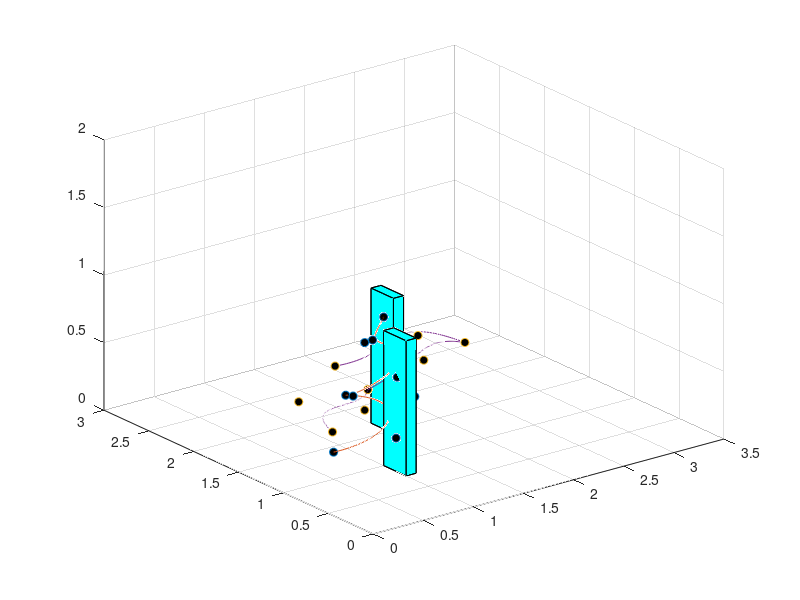

Write the MATLAB code that produced this figure.
%% environment fără obstacole -> Algoritmul Bézier clasic
tic;

xlim([0 3.5])
ylim([0 3])
zlim([0 2])
t = linspace(0,1,101);

% 7  puncte
% matrix_points = [0.4,1.2,1.5,2,1.7,1.3,0.4; 0.8,0.3,1,0.8,1.5,1.1,0.8; 0.4,0.4,0.4,0.8,0.8,0.8,0.8;];

% 10 puncte
matrix_points = [0.5,0.9,1.4,0.8,0.65,1,1.3,0.9,0.8,1; 1,0.75,1.1,1.2,0.95,0.85,1.05,1.1,0.9,1; 0.2,0.3,0.4,0.5,0.6,0.7,0.8,0.9,1,1.1;];


plot3(matrix_points(1,:),matrix_points(2,:),matrix_points(3,:),'o','MarkerFaceColor','k');
hold on
grid on;

nr_puncte = 0;
i = 1;
j = 1;
last_value = zeros(3,1);
matrix_aux = zeros(3,4);
var = 1;
lung_traiectorie= 0;
pts_final = 0;

while i<=length(matrix_points)
    matrix_aux = zeros(3,4);
    if var ~= 1
        matrix_aux(:,1) = last_value; 
    end
    while var<=4
        if(i<=length(matrix_points))
            matrix_aux(:,var) = matrix_points(:,i);
            var = var+1;
            i = i+1;
        else
            break;
        end
    end
    last_value = matrix_aux(:,4);
    pts = kron((1-t).^3,matrix_aux(:,1)) + kron(3*(1-t).^2.*t,matrix_aux(:,2)) + kron(3*(1-t).*t.^2,matrix_aux(:,3)) + kron(t.^3,matrix_aux(:,4));
    if(pts_final == 0)
        pts_final = pts;
    else
        pts_final = horzcat(pts_final,pts);
    end
    var = 2;
end
plot3(pts_final(1,:),pts_final(2,:),pts_final(3,:));

size_pts = size(pts_final);
nr_puncte = size_pts(2);
while j < size_pts(2)
    first_point = pts_final(:,j);
    second_point = pts_final(:,j + 1);
    lung_traiectorie = lung_traiectorie + sqrt((second_point(1,1) - first_point(1,1))^2 + (second_point(2,1) - first_point(2,1))^2 + (second_point(3,1) - first_point(3,1))^2);
    j = j + 1;
end


elapsed_time = toc;
disp(['Lungimea traiectoriei: ' , num2str(lung_traiectorie) , ' metri']);
disp(['Durata de execuție: ', num2str(elapsed_time), ' secunde']);
disp(['Numarul de puncte utilizat:' , num2str(nr_puncte)]);

% csvwrite('data_normal_without_obst.csv', pts_final); 
% Salvarea traiectorie într-un fișier de tip csv

%% environment cu obstacole -> Algoritmul Bézier clasic

tic;
xlim([0 3.5])
ylim([0 3])
zlim([0 2])
t = linspace(0,1,101);

% 7 puncte
% matrix_points = [0.3,1.2,1.4,1.8,1.4,1.3,0.8; 0.8,0.6,0.2,0.8,1,1.4,1.3; 0.4,0.4,0.4,0.7,0.7,0.7,0.7];

% 10 puncte
matrix_points = [0.4,0.6,0.9,1.2,1.4,1.7,1.9,1.8,2.1,1.5; 0.9,1.5,1.1,1.4,1,1.4,1.1,1.9,2,2.1; 0.4,0.4,0.4,0.4,0.7,0.7,0.7,0.7,0.3,0.3];

plot3(matrix_points(1,:),matrix_points(2,:),matrix_points(3,:),'o','MarkerFaceColor','k');
hold on
grid on;

% Obstacol 1
length_obs = 1.1;
width_obs = 0.75;
height_obs = 1;

vertices = [
    1 1 0; 
    length_obs 1 0; 
    length_obs width_obs 0; 
    1 width_obs 0; 
    1 1 height_obs; 
    length_obs 1 height_obs; 
    length_obs width_obs height_obs; 
    1 width_obs height_obs
];


faces = [
    1 2 6 5; 
    2 3 7 6; 
    3 4 8 7; 
    4 1 5 8; 
    1 2 3 4; 
    5 6 7 8  
];

patch('Vertices', vertices, 'Faces', faces, 'FaceColor', 'cyan', 'EdgeColor', 'black');
hold on

% Obstacol 2
length_obs = 1.6;
width_obs = 1.45;
height_obs = 1;

vertices = [
    1.5 1.7 0; 
    length_obs 1.7 0; 
    length_obs width_obs 0; 
    1.5 width_obs 0; 
    1.5 1.7 height_obs; 
    length_obs 1.7 height_obs; 
    length_obs width_obs height_obs; 
    1.5 width_obs height_obs
];


faces = [
    1 2 6 5; 
    2 3 7 6; 
    3 4 8 7; 
    4 1 5 8; 
    1 2 3 4; 
    5 6 7 8  
];

patch('Vertices', vertices, 'Faces', faces, 'FaceColor', 'cyan', 'EdgeColor', 'black');
hold on


nr_puncte = 0;
i = 1;
j = 1;
last_value = zeros(3,1);
matrix_aux = zeros(3,4);
var = 1;
lung_traiectorie= 0;
pts_final = 0;

while i<=length(matrix_points)
    matrix_aux = zeros(3,4);
    if var ~= 1
        matrix_aux(:,1) = last_value; 
    end
    while var<=4
        if(i<=length(matrix_points))
            matrix_aux(:,var) = matrix_points(:,i);
            var = var+1;
            i = i+1;
        else
            break;
        end
    end
    last_value = matrix_aux(:,4);
    pts = kron((1-t).^3,matrix_aux(:,1)) + kron(3*(1-t).^2.*t,matrix_aux(:,2)) + kron(3*(1-t).*t.^2,matrix_aux(:,3)) + kron(t.^3,matrix_aux(:,4));
    if(pts_final == 0)
        pts_final = pts;
    else
        pts_final = horzcat(pts_final,pts);
    end
    var = 2;
end

plot3(pts_final(1,:),pts_final(2,:),pts_final(3,:));

size_pts = size(pts_final);
nr_puncte = size_pts(2);
while j < size_pts(2)
    first_point = pts_final(:,j);
    second_point = pts_final(:,j + 1);
    lung_traiectorie = lung_traiectorie + sqrt((second_point(1,1) - first_point(1,1))^2 + (second_point(2,1) - first_point(2,1))^2 + (second_point(3,1) - first_point(3,1))^2);
    j = j + 1;
end


elapsed_time = toc;
disp(['Lungimea traiectoriei: ' , num2str(lung_traiectorie) , ' metri']);
disp(['Durata de execuție: ', num2str(elapsed_time), ' secunde']);
disp(['Numarul de puncte utilizat:' , num2str(nr_puncte)]);


% csvwrite('data_normal_obst.csv', pts_final);
% Salvarea traiectorie într-un fișier de tip csv